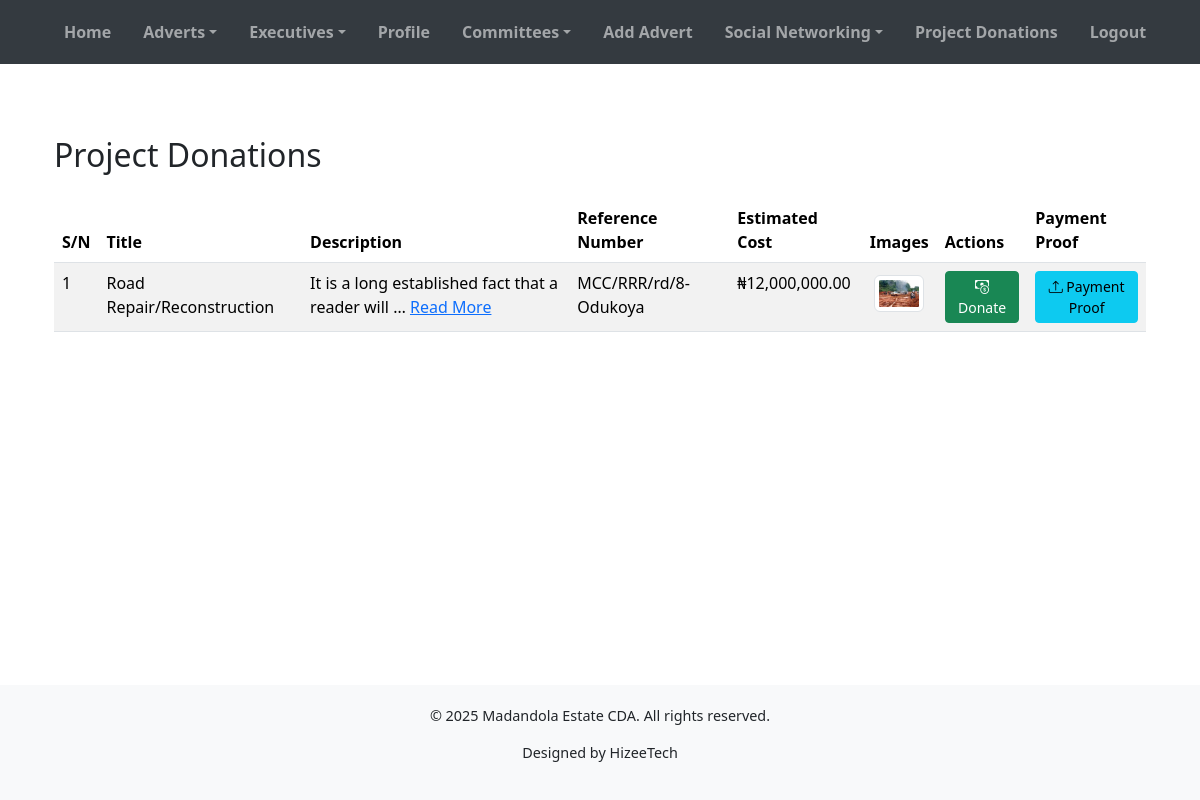
Screenshot of /project_donations/ (signed in) with the database file from the repository.
### cda_app/models.py (models this page shows, shortened)
class ProjectDonation(models.Model):
    title = models.CharField(max_length=200)
    description = models.TextField()
    estimated_cost = models.DecimalField(max_digits=15, decimal_places=2)
    reference_number = models.CharField(max_length=100, unique=True, blank=True, null=True)
    bank_name = models.CharField(max_length=100, blank=True, null=True)
    account_number = models.CharField(max_length=100, blank=True, null=True)
    beneficiary = models.CharField(max_length=100, blank=True, null=True)

class ProjectImage(models.Model):
    project = models.ForeignKey(ProjectDonation, on_delete=models.CASCADE, related_name='images')
    image = models.ImageField(upload_to='project_images/')

### cda_app/views.py (the view)
# urls.py: path('project_donations/', views.project_donations_list, name='project_donations_list'),
@login_required
def project_donations_list(request):
    project_donations = ProjectDonation.objects.all()
    return render(request, 'project_donations_list.html', {'project_donations': project_donations})

### cda_app/context_processors.py (called while the page is built)
def committees(request):
    return {'committees': Committee.objects.all()}

def admin_counts(request):
    if request.user.is_authenticated and request.user.is_staff:
        return {
            'pending_users_count': User.objects.filter(is_active=False).count(),
            'pending_adverts_count': AdvertItem.objects.filter(is_approved=False).count(),
            'total_users_count': User.objects.count(),
        }
    return {}

### templates/project_donations_list.html (shortened to what this page needs)
{% extends 'base.html' %}
{% load humanize %}
{% load static %}
{% block content %}
<div class="container mt-5">
    <h2 class="mb-4">Project Donations</h2>
    <div class="table-responsive">
        <table class="table table-striped table-hover">
            <thead>
                <tr>
                    <th>S/N</th>
                    <th>Title</th>
                    <th>Description</th>
                    <th>Reference Number</th>
                    <th>Estimated Cost</th>
                    <th>Images</th>
                    <th>Actions</th>
                    <th>Payment Proof</th>
                </tr>
            </thead>
            <tbody>
                {% for project in project_donations %}
                <tr>
                    <td>{{ forloop.counter }}</td>
                    <td>{{ project.title }}</td>
                    <td>
                        <span id="short-description-{{ project.id }}">{{ project.description|wordwrap:5|truncatechars:50 }}</span>
                        <span id="full-description-{{ project.id }}" style="display: none;">{{ project.description }}</span> {% if project.description|wordcount > 5 %}
                        <a href="#" onclick="toggleDescription({{ project.id }}); return false;" id="toggle-link-{{ project.id }}">Read More</a> {% endif %}
                    </td>
                    <td>{{ project.reference_number }}</td>
                    <td>₦{{ project.estimated_cost|floatformat:2|intcomma }}</td>
                    <td>
                        {% for image in project.images.all %}
                        <a href="#" data-bs-toggle="modal" data-bs-target="#imageModal" data-bs-src="{{ image.image.url }}">
                            <img src="{{ image.image.url }}" alt="Project Image" width="50" height="50" class="img-thumbnail m-1">
                        </a>
                        {% empty %} No Images {% endfor %}
                    </td>
                    <td>
                        <button class="btn btn-success btn-sm" data-bs-toggle="modal" data-bs-target="#donateModal" data-title="{{ project.title }}" data-bank="{{ project.bank_name }}" data-account="{{ project.account_number }}" data-beneficiary="{{ project.beneficiary }}" data-reference="{{ project.reference_number }}">
                            <i class="bi bi-cash-coin"></i> Donate
                        </button>
                    </td>
                    <td>
                        <a href="{% url 'upload_donation_proof' donation_id=project.id %}" class="btn btn-info btn-sm">
                            <i class="bi bi-upload"></i> Payment Proof
                        </a>
                    </td>
                </tr>
                {% empty %}
                <tr>
                    <td colspan="7">No project donations available.</td>
                </tr>
                {% endfor %}
            </tbody>
        </table>
    </div>
</div>
{% endblock %}

### rows the page displays
ProjectDonation: title "Road Repair/Reconstruction", description "It is a long established fact that a reader will …", reference_number "MCC/RRR/rd/8-Odukoya", estimated_cost "12,000,000.00"
ProjectImage: image (picture)
